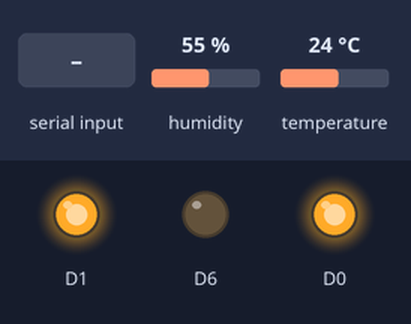
Bench run of a sketch on a simulated ESP8266 (NodeMCU). Shown: output pins drawn as LEDs (lit = HIGH). The inputs (shaded band) are chosen by the test bench; at power-on: humidity 55 %, temperature 24 °C. WiFi joins after 1.5 s; servers stay silent unless stated; what the sketch prints to the serial monitor is not drawn.

Above: at 3.2 s.
3.3 s: "2\n" received over Serial
At 5.6 s:
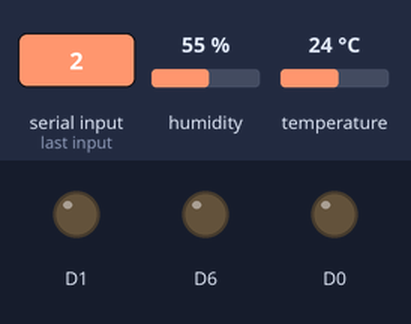
Timing chart, 0 to 7.8 s (numbered marks = the images above; inputs shaded):
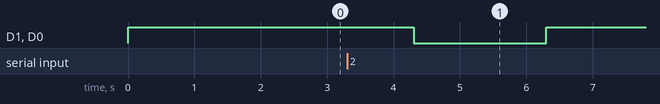

Measured:
- after the input at 3.3 s, D1, D0: HIGH → LOW after 1.0 s, → HIGH 2.0 s later

The sketch:

SIH_project.ino
```cpp
#include <DHT.h>
#include <Wire.h>
#include <Adafruit_BMP085.h>
#include <ESP8266WiFi.h>
#include <ThingSpeak.h>

#define DHTPIN D4
#define DHTTYPE DHT11
int SensorPin = A0;
int dt;
String Data;
DHT dht(DHTPIN, DHTTYPE);
char ssid[] = "Password";
char password[] = "Passwo4d";
unsigned long channelID = 2267935;
const char *apiKey = "Q0937KTQGA1ID6HB";

WiFiClient client;

void setup() {
  pinMode(D0,OUTPUT);
  pinMode(D1,OUTPUT);
  pinMode(D6,OUTPUT);
  digitalWrite(D0,1);
  digitalWrite(D1,1);
  Serial.begin(9600);
  dht.begin();
  WiFi.begin(ssid, password);
  while (WiFi.status() != WL_CONNECTED) {
    delay(1000);
    Serial.println("Connecting to WiFi...");
  }
  Serial.println("Connected to WiFi");
  ThingSpeak.begin(client);
}

void loop() {
  float temperature = dht.readTemperature(true);
  int sensorValue = analogRead(SensorPin);
  int soilMoistPercentage = map(sensorValue,205,700,100,0);
  //Serial.print("Temperature : ");
  Serial.print(temperature);
  Serial.print(",");
  Serial.print(sensorValue);
  Serial.print(",");
  Serial.println(soilMoistPercentage);


  ThingSpeak.setField(1, sensorValue);
  ThingSpeak.setField(2, soilMoistPercentage);
  ThingSpeak.setField(3, temperature);

  int response = ThingSpeak.writeFields(channelID, apiKey);
  if (response == 200) {
    //Serial.println("Data sent to ThingSpeak successfully.");
  } else {
    //Serial.println("Error sending data to ThingSpeak. HTTP error code: " + String(response));
  }

 while(Serial.available()==0){
}
Data=Serial.readStringUntil('\r');
if(Data == "2"){
  digitalWrite(D6,HIGH);
}
if(Data == "0"){
     digitalWrite(D0,1);
     digitalWrite(D1,1);


   }
   else{
     digitalWrite(D0,0);
     digitalWrite(D1,0);
     dt=Data.toInt();
     dt = dt*1000;
     delay(dt);
     digitalWrite(D0,1);
     digitalWrite(D1,1);
   }
  delay(16000);
}
```
